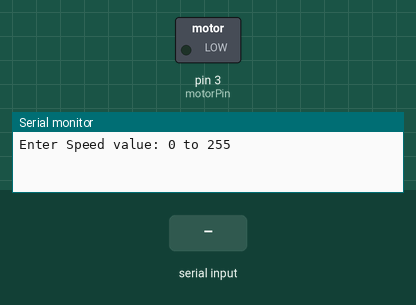
Recording of a sketch running on a simulated Arduino Uno, built with avr-gcc and run on an emulated ATmega328P. Shown: switched loads named in the sketch (green lamp = pin HIGH), the last lines printed to the serial monitor. The inputs (shaded band) are chosen by the test bench.

Above: at 1.2 s.
1.3 s: "90,45\n" received over Serial
At 1.7 s:
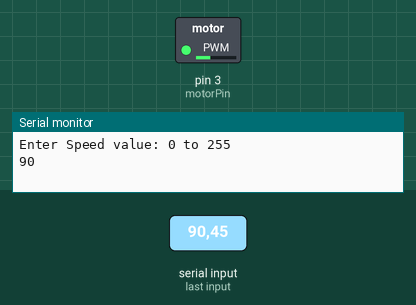
Timing chart, 0 to 12.8 s (numbered marks = the images above; inputs shaded):
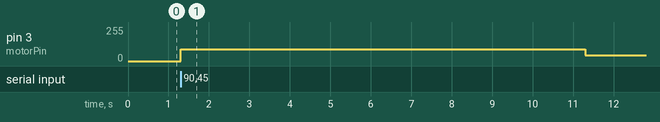

The sketch:

sk_motor_control_2.ino
```cpp
int motorPin = 3;
void setup() {
  // put your setup code here, to run once:
  pinMode(motorPin, OUTPUT);

  Serial.begin(9600);
  while(!Serial);
  Serial.println("Enter Speed value: 0 to 255");
}

void loop() {
  // put your main code here, to run repeatedly:
  if(Serial.available()){
    int speed = Serial.parseInt();
    if(speed >= 0 && speed <= 255){
      analogWrite(motorPin, speed);
      Serial.println(speed);
      delay(10000);

    }
  }
}
```

Measured:
- after the input at 1.3 s, pin 3 (motorPin): 0/255 → 90/255 at once, → 45/255 10.0 s later
